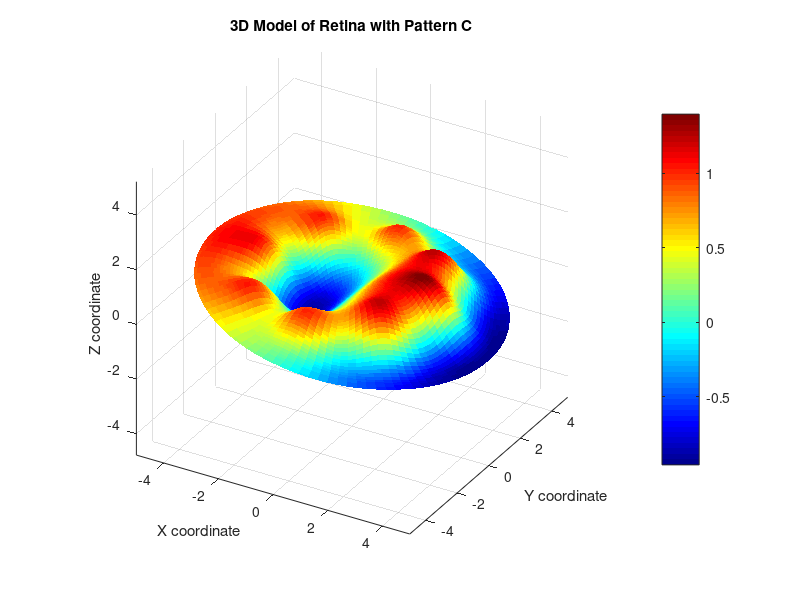

MATLAB code for this plot:
% ایجاد شبکه برای شبکیه چشم  
theta = linspace(0, 2*pi, 100); % زاویه  
r = linspace(0, 5, 50); % شعاع  

% ایجاد مختصات قطبی برای شبکیه  
[R, T] = meshgrid(r, theta);  
[X, Y] = pol2cart(T, R);  

% مدل سهبعدی شبکیه چشم  
Z = sin(R) .* cos(T); % تابع دلخواه برای نمایش شکل شبکیه  

% تعریف ترانسدیوسرها  
num_transducers = 8; % تعداد ترانسدیوسرها  
transducer_angles = linspace(0, 2*pi, num_transducers+1);  
transducer_angles(end) = []; % حذف آخرین زاویه چون تکراری است  
transducer_radii = 3; % شعاع ترانسدیوسرها  

% اعمال الگوی C  
pattern_C = zeros(size(Z));  
for i = 1:num_transducers  
    % مختصات ترانسدیوسر محاسبه میشود  
    x_t = transducer_radii * cos(transducer_angles(i));  
    y_t = transducer_radii * sin(transducer_angles(i));  
    
    % ایجاد یک الگو حول هر ترانسدیوسر (مدل ساده)  
    distance_from_transducer = sqrt((X - x_t).^2 + (Y - y_t).^2);  
    pattern_C = pattern_C + exp(-distance_from_transducer.^2); % تابع گوسی  
end  

% ترکیب الگوی C با شبکیه  
Z_combined = Z + pattern_C;   

% ترسیم مدل شبکیه همراه با الگوی C  
figure;  
surf(X, Y, Z_combined, 'EdgeColor', 'none'); % استفاده از surf برای ترسیم  
colormap(jet); % تغییر رنگ به تابع رنگی جت  
colorbar; % نمایش نوار رنگ  
xlabel('X coordinate');  
ylabel('Y coordinate');  
zlabel('Z coordinate');  
title('3D Model of Retina with Pattern C');  
axis equal; % تنظیم مقیاس محورها برابر  
view(30, 30); % زاویه دید مناسب  
grid on; % نمایش شبکه